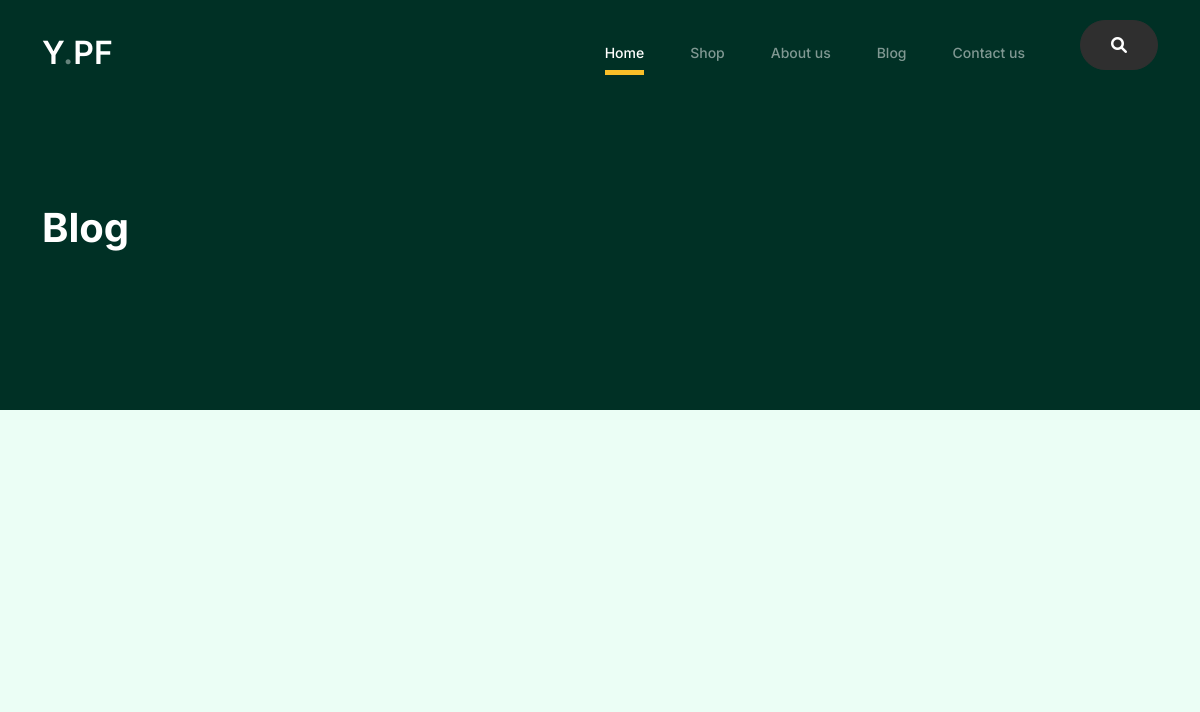
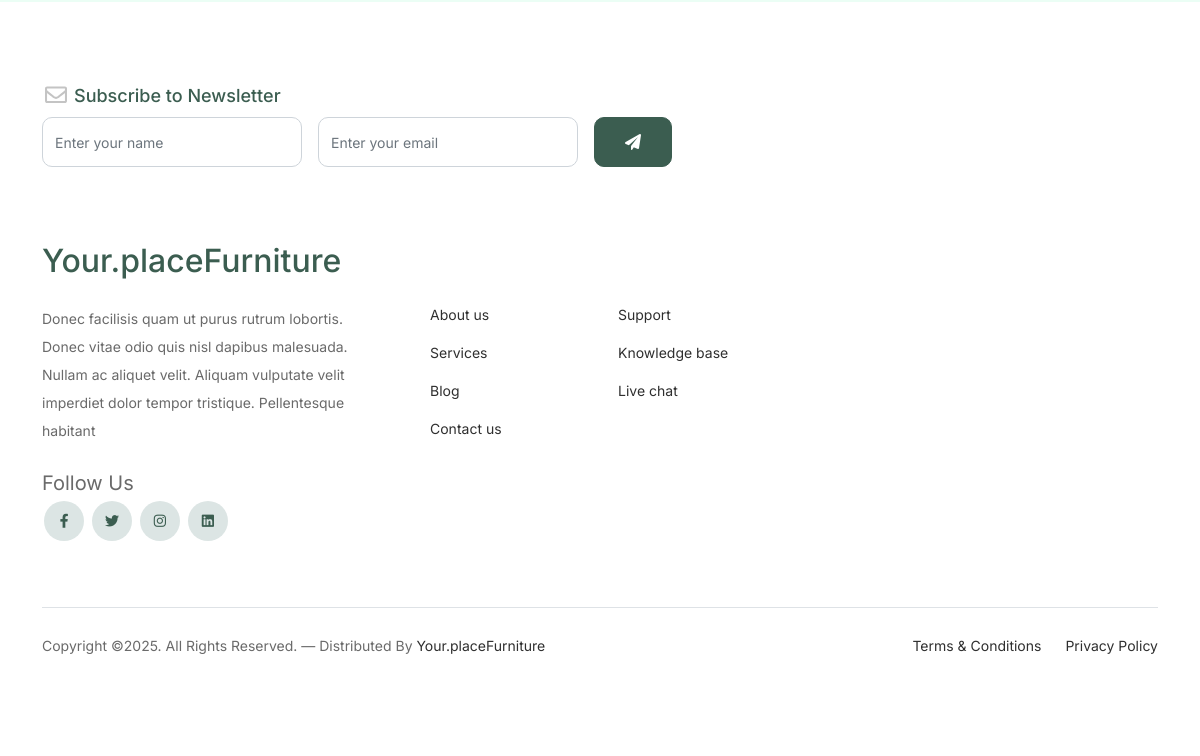
Before: /Blog/ with the older database file (2 pictures, top to bottom).
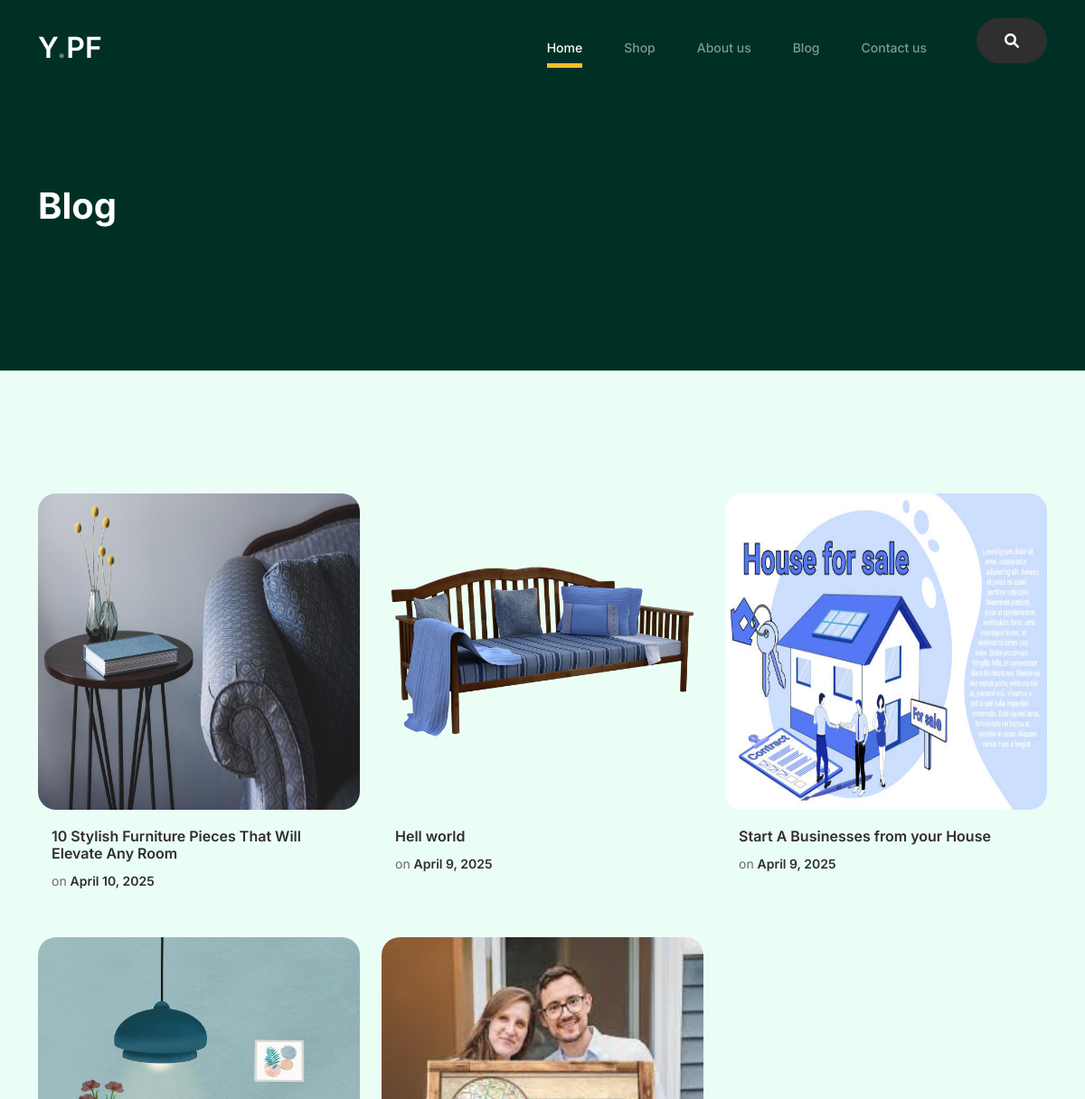
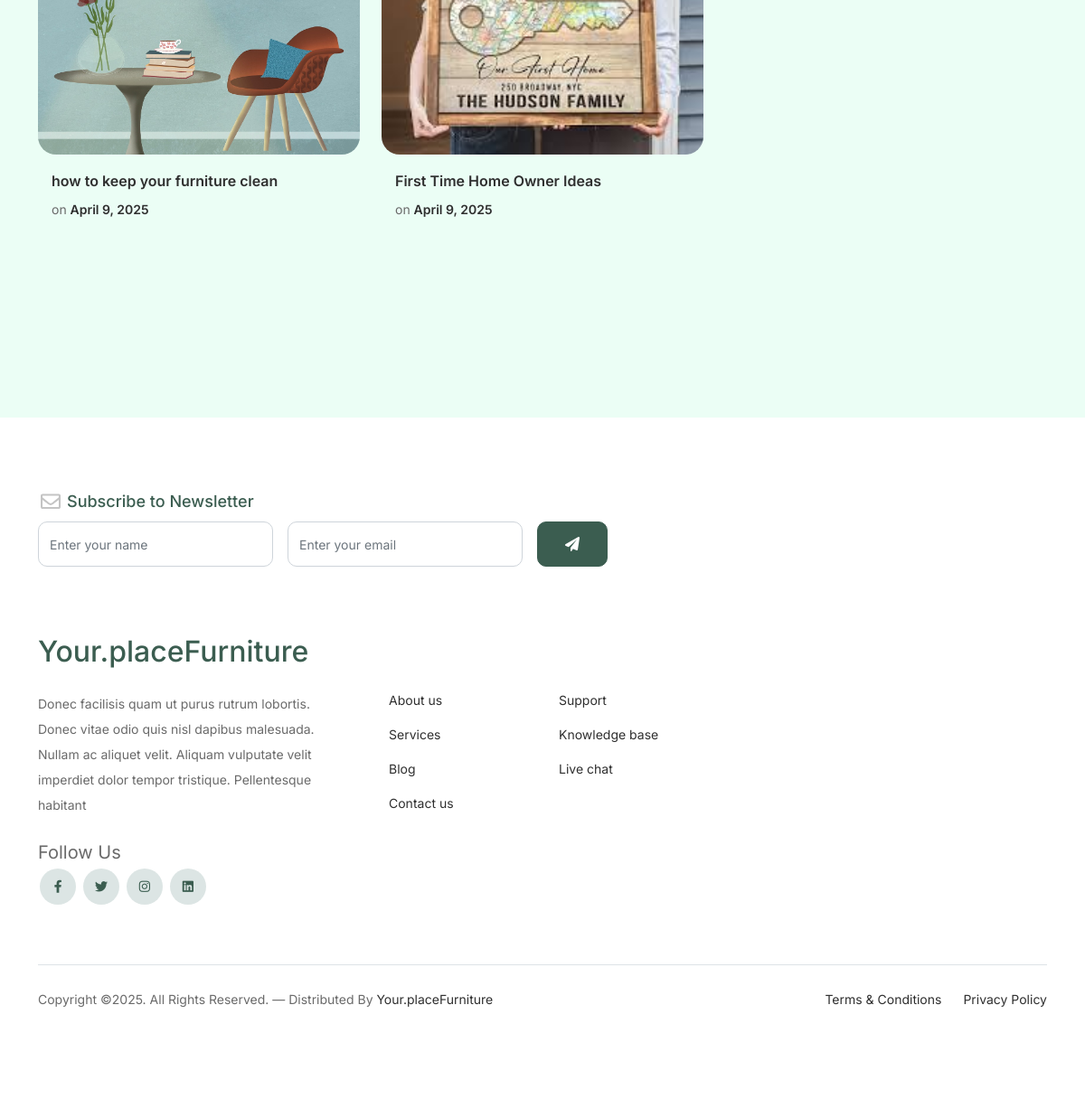
After: the same page with the newer database file (2 pictures, top to bottom).
### App/models.py (models this page shows, shortened)
class Blog(models.Model):
    blog_title = models.TextField()
    blog_descriptions = models.TextField()
    blog_images = models.ImageField(upload_to="Blogimages")
    post_at = models.DateTimeField(auto_now_add= True)

### App/views.py (the view)
# urls.py: path('Blog/',views.BlogPages, name='blog'),
def BlogPages(reqeust):
    showVlog = Blog.objects.all().order_by('-id')
    context = {
        "show_blog":showVlog
    }
    return render(reqeust, 'blog.html',context)

### App/templates/blog.html (shortened to what this page needs)
{% extends 'partial/base.html' %}
{% load static %}
{% block content %}
		<div class="hero">
			<div class="container">
				<div class="row justify-content-between">
					<div class="col-lg-5">
						<div class="intro-excerpt">
							<h1>Blog</h1>
						</div>
					</div>
				</div>
			</div>
		</div>
	<div class="blog-section">
		<div class="container">
			<div class="row">
				{% for blogs in show_blog %}
					<div class="col-12 col-sm-6 col-md-4 mb-4 mb-md-0 py-4">
						<div class="post-entry">
							<a href="{% url 'showblog' blogs.id %}" class="post-thumbnail"><img src="{{blogs.blog_images.url}}" style="height: 350px !important; width: 100%;" alt="Blog Image" class="img-fluid"></a>
							<div class="post-content-entry">
								<h3><a href="{% url 'showblog' blogs.id %}"> {{blogs.blog_title}} </a></h3>
								<div class="meta">
									<span><span>on <a href="{% url 'showblog' blogs.id %}"> {{blogs.post_at.date}} </a></span>
								</div>
							</div>
						</div>
					</div>
				{% endfor %}
			</div>
		</div>
	</div>
{% endblock content %}

Changed rows visible on the page:
added Blog: blog_images (picture), blog_title "10 Stylish Furniture Pieces That Will Elevate Any Room", post_at "April 10, 2025"
added Blog: blog_images (picture), blog_title "Hell world", post_at "April 9, 2025"
added Blog: blog_images (picture), blog_title "Start A Businesses from your House", post_at "April 9, 2025"
added Blog: blog_images (picture), blog_title "how to keep your furniture clean", post_at "April 9, 2025"
added Blog: blog_images (picture), blog_title "First Time Home Owner Ideas", post_at "April 9, 2025"
